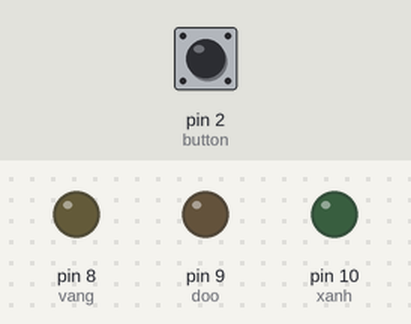
This sketch was run on a simulated Arduino Uno, built with avr-gcc and run on an emulated ATmega328P. Shown: output pins drawn as LEDs (lit = HIGH). The inputs (shaded band) are chosen by the test bench; at power-on: pin 2 (button) LOW.

Above: at 1.2 s.
1.3 s: pin 2 (button) pulled HIGH for 0.15 s
At 1.7 s:
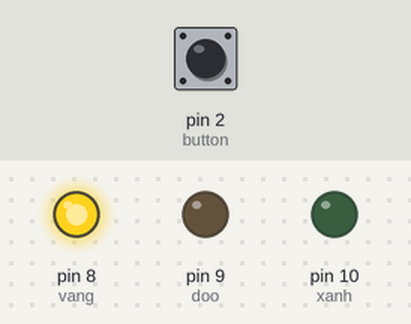
2.9 s: pin 2 (button) pulled HIGH for 1 s
At 4.1 s:
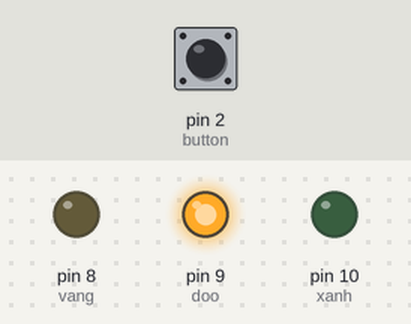
5.4 s: pin 2 (button) pulled HIGH for 0.15 s
At 6.0 s:
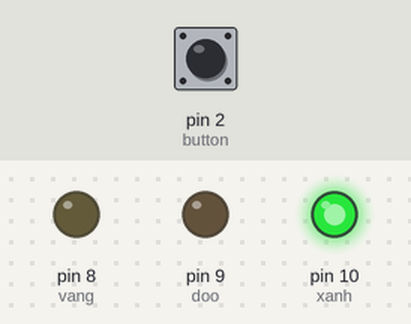
7.0 s: pin 2 (button) pulled HIGH for 3.2 s
At 8.4 s:
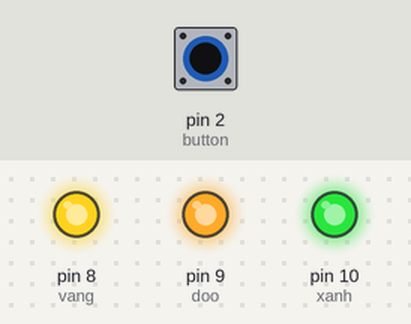
Timing chart, 0 to 10.0 s (numbered marks = the images above; inputs shaded):
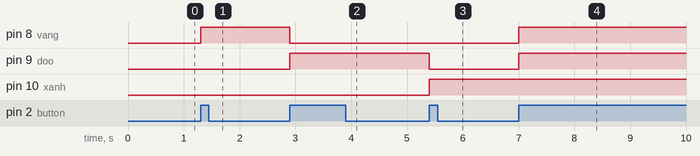

Measured:
- after the input at 1.3 s, pin 8 (vang): LOW → HIGH at once
- after the input at 2.9 s, pin 8 (vang): HIGH → LOW at once; pin 9 (doo): LOW → HIGH at once
- after the input at 5.4 s, pin 9 (doo): HIGH → LOW at once; pin 10 (xanh): LOW → HIGH at once
- after the input at 7.0 s, pin 8 (vang), pin 9 (doo): LOW → HIGH at once

The sketch:

bai6.ino
```cpp
#define xanh 10
#define doo 9
#define vang 8
#define button 2
#define xanhsang(); digitalWrite(xanh,1);
#define doosang(); digitalWrite(doo,1);
#define vangsang(); digitalWrite(vang,1);
#define xanhtat(); digitalWrite(xanh,0);
#define dootat(); digitalWrite(doo,0);
#define vangtat(); digitalWrite(vang,0);

int luachon=0,an;

void setup() {
  pinMode(xanh,OUTPUT);
  pinMode(doo,OUTPUT);
  pinMode(vang,OUTPUT);
  pinMode(button,INPUT);


}

void loop() {
  buttons();
  chonled();

}

void buttons()
{

  if(digitalRead(button)==1)
  {

    an=an-1;
    if(an==5)
    {
      luachon++;
      if(luachon>=6)
      {
        luachon=1;
      }
    }
    if(an==0)
    {
      an=1;
    }
  }
else
an=20;

}

void chonled()
{
  switch (luachon)
  {
    case 1:
    {
      vangsang();
      dootat();
      xanhtat();
      break;
    }
    case 2:
    {
      doosang();
      vangtat();
      xanhtat();
      break;
    }
    case 3:
    {
      xanhsang();
      vangtat();
      dootat();
      break;
    }
    case 4:
    {
      xanhsang();
      vangsang();
      doosang();
      break;
    }
    case 5:
    {
      xanhtat();
      vangtat();
      dootat();
      break;
    }
  }
}
```
